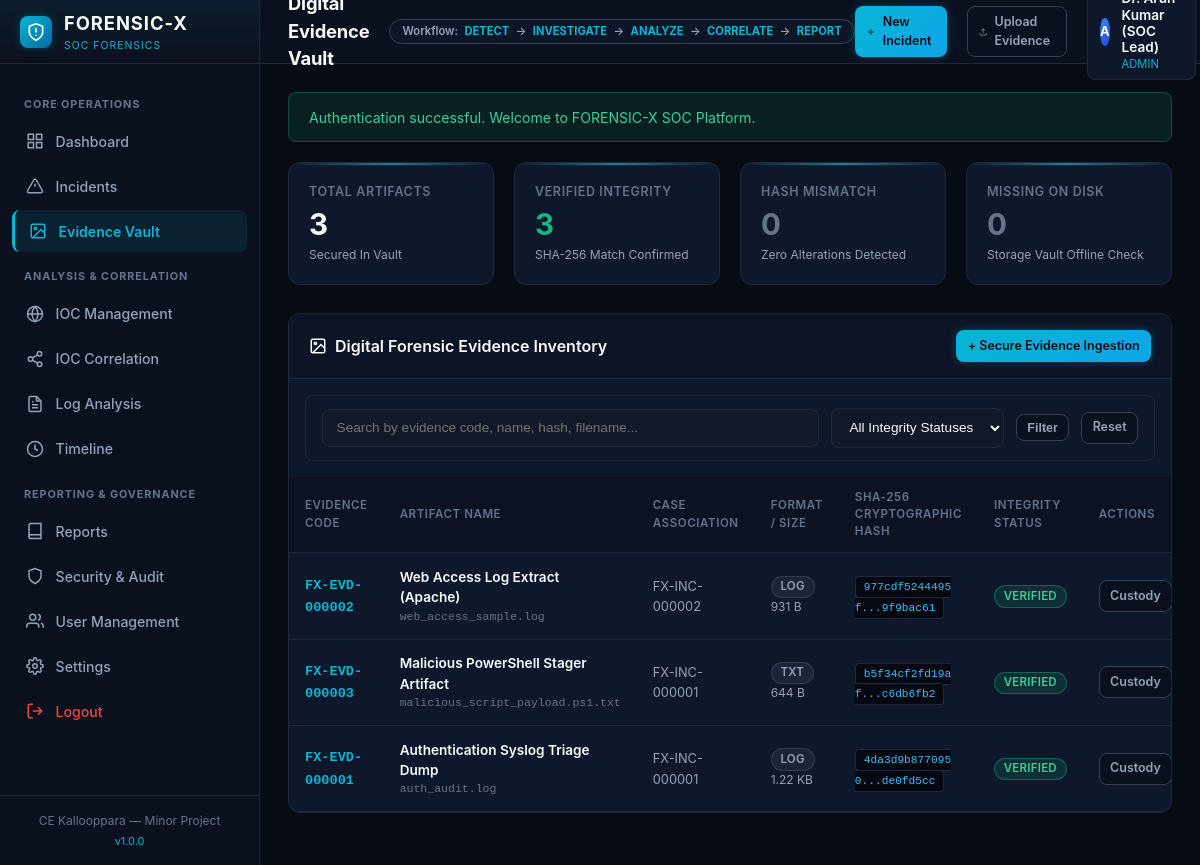
Page /evidence (signed in) on the committed database.
### tables this page shows
CREATE TABLE evidence (
    id INT AUTO_INCREMENT PRIMARY KEY,
    evidence_code VARCHAR(20) NOT NULL UNIQUE,
    name VARCHAR(150) NOT NULL,
    description TEXT NULL,
    incident_id INT NOT NULL,
    original_filename VARCHAR(255) NOT NULL,
    storage_filename VARCHAR(255) NOT NULL UNIQUE,
    file_size BIGINT NOT NULL,
    mime_type VARCHAR(100) NOT NULL,
    file_extension VARCHAR(20) NOT NULL,
    sha256_hash VARCHAR(64) NOT NULL,
    last_verified_at DATETIME NULL,
    last_verified_status ENUM('Unchecked', 'Verified', 'Mismatch', 'Unavailable') NOT NULL DEFAULT 'Verified',
    status ENUM('Acquired', 'In-Analysis', 'Archived', 'Sealed') NOT NULL DEFAULT 'Acquired',
    tags VARCHAR(255) NULL,
    acquisition_notes TEXT NULL,
    uploaded_by INT NOT NULL,
    created_at DATETIME NOT NULL DEFAULT CURRENT_TIMESTAMP,
    updated_at DATETIME NOT NULL DEFAULT CURRENT_TIMESTAMP ON UPDATE CURRENT_TIMESTAMP,
    INDEX idx_evd_incident (incident_id),
    INDEX idx_evd_sha256 (sha256_hash),
    INDEX idx_evd_status (status),
    CONSTRAINT fk_evd_incident FOREIGN KEY (incident_id) REFERENCES incidents (id) ON DELETE CASCADE,
    CONSTRAINT fk_evd_uploader FOREIGN KEY (uploaded_by) REFERENCES users (id)
);

CREATE TABLE incidents (
    id INT AUTO_INCREMENT PRIMARY KEY,
    incident_code VARCHAR(20) NOT NULL UNIQUE,
    title VARCHAR(200) NOT NULL,
    description TEXT NOT NULL,
    category VARCHAR(60) NOT NULL,
    severity ENUM('Low', 'Medium', 'High', 'Critical') NOT NULL DEFAULT 'Medium',
    status ENUM('Open', 'Investigating', 'Contained', 'Resolved', 'Closed') NOT NULL DEFAULT 'Open',
    assigned_to INT NULL,
    detected_at DATETIME NOT NULL,
    source VARCHAR(100) NOT NULL,
    affected_system VARCHAR(150) NOT NULL,
    tags VARCHAR(255) NULL,
    findings_notes TEXT NULL,
    created_by INT NOT NULL,
    created_at DATETIME NOT NULL DEFAULT CURRENT_TIMESTAMP,
    updated_at DATETIME NOT NULL DEFAULT CURRENT_TIMESTAMP ON UPDATE CURRENT_TIMESTAMP,
    INDEX idx_inc_severity (severity),
    INDEX idx_inc_status (status),
    INDEX idx_inc_assigned (assigned_to),
    INDEX idx_inc_detected (detected_at),
    CONSTRAINT fk_inc_assigned FOREIGN KEY (assigned_to) REFERENCES users (id) ON DELETE SET NULL,
    CONSTRAINT fk_inc_creator FOREIGN KEY (created_by) REFERENCES users (id)
);

### src/Models/Evidence.php (called while the page is built, shortened)
<?php
class Evidence {
    public static function getAll(array $filters = [], int $limit = 50, int $offset = 0): array {
        $db = Database::getConnection();
        $sql = "
            SELECT e.*,
                   i.incident_code,
                   i.title AS incident_title,
                   u.full_name AS uploader_name,
                   u.username AS uploader_username
            FROM evidence e
            INNER JOIN incidents i ON e.incident_id = i.id
            LEFT JOIN users u ON e.uploaded_by = u.id
            WHERE 1=1
        ";
        $params = [];
        $sql .= " ORDER BY e.created_at DESC LIMIT :limit OFFSET :offset";
        $stmt = $db->prepare($sql);
        $stmt->bindValue(':limit', $limit, PDO::PARAM_INT);
        $stmt->bindValue(':offset', $offset, PDO::PARAM_INT);
        $stmt->execute();
        return $stmt->fetchAll();
    }
    public static function getStats(): array {
        $db = Database::getConnection();
        $total = (int)$db->query("SELECT COUNT(*) FROM evidence")->fetchColumn();
        $verified = (int)$db->query("SELECT COUNT(*) FROM evidence WHERE last_verified_status = 'Verified'")->fetchColumn();
        $mismatch = (int)$db->query("SELECT COUNT(*) FROM evidence WHERE last_verified_status = 'Mismatch'")->fetchColumn();
        $unavailable = (int)$db->query("SELECT COUNT(*) FROM evidence WHERE last_verified_status = 'Unavailable'")->fetchColumn();
        return [
            'total'       => $total,
            'verified'    => $verified,
            'mismatch'    => $mismatch,
            'unavailable' => $unavailable,
        ];
    }
}

### src/Auth.php (called while the page is built, shortened)
<?php
class Auth {
    public static function check(): bool {
        return isset($_SESSION['user_id']);
    }
    public static function role(): ?string {
        return $_SESSION['user_data']['role'] ?? null;
    }
    public static function can(string $action): bool {
        $role = self::role();
        if ($role === ROLE_ADMIN) {
            return true;
        }
    }
}

### src/Helpers/Security.php (called while the page is built, shortened)
<?php
class Security {
    public static function e(?string $value): string {
        return htmlspecialchars($value, ENT_QUOTES | ENT_SUBSTITUTE | ENT_HTML5, 'UTF-8');
    }
}

### views/evidence/index.php (the view, shortened to what this page needs)
<div class="stats-grid" style="grid-template-columns: repeat(auto-fit, minmax(200px, 1fr));">
    <div class="stat-card">
        <div class="stat-header"><span>Total Artifacts</span></div>
        <div class="stat-value"><?= (int)$stats['total'] ?></div>
        <div class="stat-desc">Secured In Vault</div>
    </div>
    <div class="stat-card">
        <div class="stat-header"><span>Verified Integrity</span></div>
        <div class="stat-value" style="color: #10B981;"><?= (int)$stats['verified'] ?></div>
        <div class="stat-desc">SHA-256 Match Confirmed</div>
    </div>
    <div class="stat-card">
        <div class="stat-header"><span>Hash Mismatch</span></div>
        <div class="stat-value" style="color: <?= $stats['mismatch'] > 0 ? '#EF4444' : 'var(--text-muted)' ?>;">
            <?= (int)$stats['mismatch'] ?>
        </div>
        <div class="stat-desc"><?= $stats['mismatch'] > 0 ? 'CRITICAL INTEGRITY ALERT' : 'Zero Alterations Detected' ?></div>
    </div>
    <div class="stat-card">
        <div class="stat-header"><span>Missing on Disk</span></div>
        <div class="stat-value" style="color: <?= $stats['unavailable'] > 0 ? '#F59E0B' : 'var(--text-muted)' ?>;">
            <?= (int)$stats['unavailable'] ?>
        </div>
        <div class="stat-desc">Storage Vault Offline Check</div>
    </div>
</div>
<div class="card">
    <div class="card-header">
        <div class="card-title">
            <svg width="18" height="18" viewBox="0 0 24 24" fill="none" stroke="currentColor" stroke-width="2"><rect x="3" y="3" width="18" height="18" rx="2"/><circle cx="8.5" cy="8.5" r="1.5"/><path d="M21 15l-5-5L5 21"/></svg>
            Digital Forensic Evidence Inventory
        </div>
        <?php if (Auth::can('upload_evidence')): ?>
        <a href="/evidence/upload" class="btn btn-primary btn-sm">
            + Secure Evidence Ingestion
        </a>
        <?php endif; ?>
    </div>
    <form method="GET" action="/evidence" class="filter-bar" style="margin: 1rem; border-radius: var(--radius-md);">
        <div style="flex: 1; min-width: 200px;">
            <input type="text" name="search" class="form-control" placeholder="Search by evidence code, name, hash, filename..." value="<?= Security::e($filters['search'] ?? '') ?>">
        </div>
        <div>
            <select name="verified_status" class="form-control">
                <option value="">All Integrity Statuses</option>
            </select>
        </div>
        <button type="submit" class="btn btn-secondary btn-sm">Filter</button>
        <a href="/evidence" class="btn btn-secondary btn-sm">Reset</a>
    </form>
    <div class="table-responsive">
        <table class="data-table">
            <thead>
                <tr>
                    <th>Evidence Code</th>
                    <th>Artifact Name</th>
                    <th>Case Association</th>
                    <th>Format / Size</th>
                    <th>SHA-256 Cryptographic Hash</th>
                    <th>Integrity Status</th>
                    <th>Actions</th>
                </tr>
            </thead>
            <tbody>
                <?php if (empty($evidence)): ?>
                <tr>
                    <td colspan="7" style="text-align: center; padding: 2rem; color: var(--text-muted);">
                        No evidence items found in the secure vault.
                    </td>
                </tr>
                <?php else: ?>
                    <?php foreach ($evidence as $ev): ?>
                    <tr>
                        <td>
                            <a href="/evidence/view?id=<?= (int)$ev['id'] ?>" style="color: var(--cyan-primary); font-family: monospace; font-weight: 700; text-decoration: none;">
                                <?= Security::e($ev['evidence_code']) ?>
                            </a>
                        </td>
                        <td>
                            <div style="font-weight: 600; color: var(--text-primary);"><?= Security::e($ev['name']) ?></div>
                            <div style="font-size: 0.72rem; color: var(--text-muted); font-family: monospace;"><?= Security::e($ev['original_filename']) ?></div>
                        </td>
                        <td>
                            <a href="/incidents/view?id=<?= (int)$ev['incident_id'] ?>" style="color: var(--text-secondary); text-decoration: none; font-size: 0.8rem;">
                                <?= Security::e($ev['incident_code']) ?>
                            </a>
                        </td>
                        <td style="font-size: 0.75rem;">
                            <span class="badge badge-neutral"><?= strtoupper(Security::e($ev['file_extension'])) ?></span>
                            <?= View::formatBytes((int)$ev['file_size']) ?>
                        </td>
                        <td>
                            <span class="code-block" style="font-size: 0.7rem;" title="<?= Security::e($ev['sha256_hash']) ?>">
                                <?= substr(Security::e($ev['sha256_hash']), 0, 14) ?>...<?= substr(Security::e($ev['sha256_hash']), -8) ?>
                            </span>
                        </td>
                        <td>
                            <span id="verify-badge-<?= (int)$ev['id'] ?>">
                                <?= View::statusBadge($ev['last_verified_status']) ?>
                            </span>
                        </td>
                        <td>
                            <div style="display: flex; gap: 0.35rem;">
                                <a href="/evidence/view?id=<?= (int)$ev['id'] ?>" class="btn btn-secondary btn-sm">Custody</a>
                            </div>
                        </td>
                    </tr>
                    <?php endforeach; ?>
                <?php endif; ?>
            </tbody>
        </table>
    </div>
</div>

### src/Helpers/View.php (shortened to what this page needs)
<?php
class View {
    public static function render(string $viewPath, array $data = [], string $layout = 'main'): void {
        extract($data);
        $fullViewFile = BASE_PATH . '/views/' . ltrim($viewPath, '/') . '.php';
        require $fullViewFile;
        $content = ob_get_clean();
        $layoutFile = BASE_PATH . '/views/layouts/' . $layout . '.php';
        if (file_exists($layoutFile)) {
            require $layoutFile;
        } else {
            echo $content;
        }
    }
    public static function formatBytes(int $bytes, int $precision = 2): string {
        $units = ['B', 'KB', 'MB', 'GB', 'TB'];
        $bytes = max($bytes, 0);
        $pow = floor(($bytes ? log($bytes) : 0) / log(1024));
        $pow = min($pow, count($units) - 1);
        $bytes /= (1 << (10 * $pow));
        return round($bytes, $precision) . ' ' . $units[$pow];
    }
    public static function statusBadge(string $status): string {
        $colors = [
            'Open'          => 'badge-open',
            'Investigating' => 'badge-investigating',
            'Contained'     => 'badge-contained',
            'Resolved'      => 'badge-resolved',
            'Closed'        => 'badge-closed',
            'Verified'      => 'badge-verified',
            'Mismatch'      => 'badge-mismatch',
            'Unavailable'   => 'badge-unavailable',
            'In-Analysis'   => 'badge-investigating',
            'Acquired'      => 'badge-open',
            'Sealed'        => 'badge-contained',
        ];
        $class = $colors[$status] ?? 'badge-neutral';
        return '<span class="badge ' . $class . '">' . htmlspecialchars($status) . '</span>';
    }
}

### rows in the picture
evidence: evidence_code "FX-EVD-000002", name "Web Access Log Extract (Apache)", original_filename "web_access_sample.log", incident.incident_code "FX-INC-000002", file_extension "LOG", file_size "931 B", sha256_hash "977cdf5244495f", sha256_hash "9f9bac61", last_verified_status "VERIFIED"
evidence: evidence_code "FX-EVD-000003", name "Malicious PowerShell Stager Artifact", original_filename "malicious_script_payload.ps1.txt", incident.incident_code "FX-INC-000001", file_extension "TXT", file_size "644 B", sha256_hash "b5f34cf2fd19af", sha256_hash "c6db6fb2", last_verified_status "VERIFIED"
evidence: evidence_code "FX-EVD-000001", name "Authentication Syslog Triage Dump", original_filename "auth_audit.log", incident.incident_code "FX-INC-000001", file_extension "LOG", file_size "1.22 KB", sha256_hash "4da3d9b8770950", sha256_hash "de0fd5cc", last_verified_status "VERIFIED"

### other values in the picture
APP_NAME "FORENSIC-X"
APP_VERSION "1.0.0"
substr($user['username'] ?? 'U', 0, 1) "A"
Security::e($user['role'] ?? '') "ADMIN"
Security::e($flash['message']) "Authentication successful. Welcome to FORENSIC-X SOC Platform."
$stats['total'] "3"
$stats['verified'] "3"
$stats['mismatch'] "0"
$stats['unavailable'] "0"
